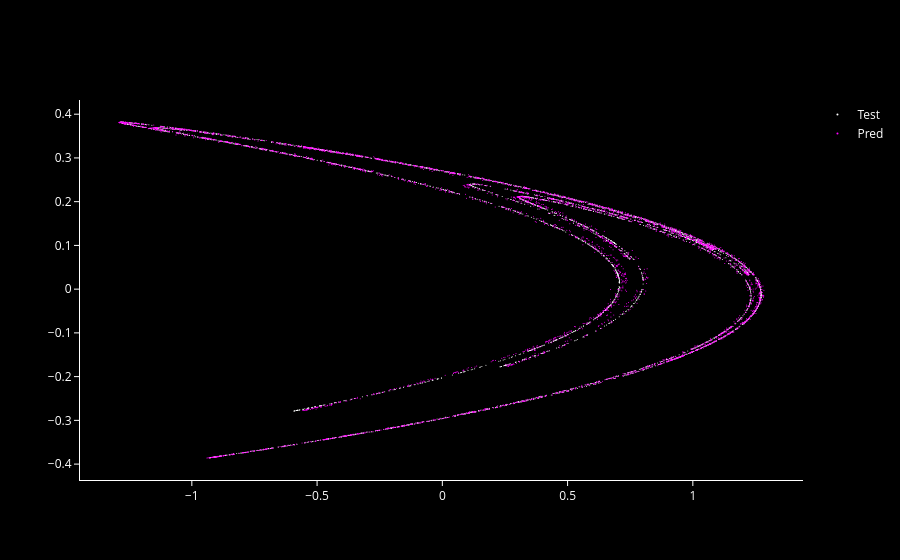
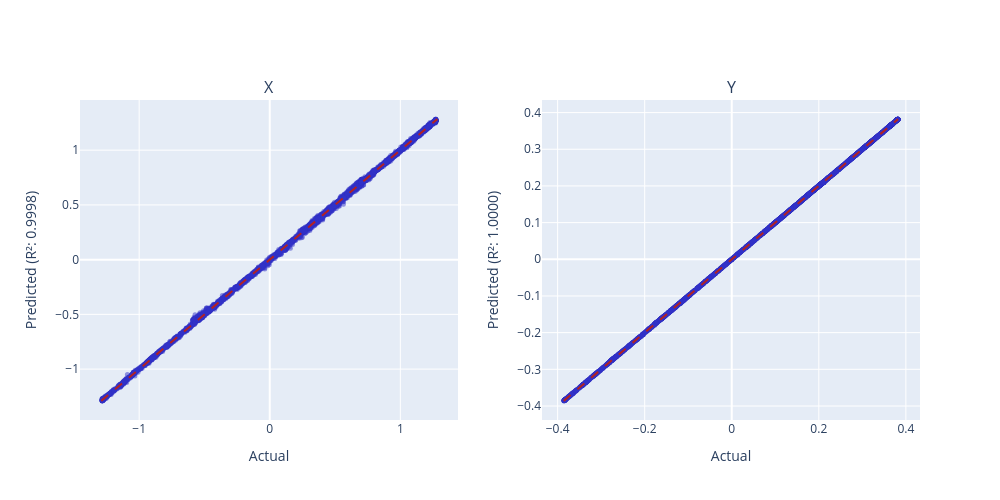

The notebook cell these images were saved under, in order:
### Code cell
henon_plot([henon_dataset[-Y_pred.shape[0] :], Y_pred], ["Test", "Pred"]).show()
r_2_plots_grid(Y_test, Y_pred, ["X", "Y"]).show()

### Figure 1 — Plotly figure (JSON) as saved in the notebook; plotly's stock layout.template omitted (floating-point values rounded to 4 significant figures; data arrays with more than 128 entries replaced by an {"elided": "..."} marker saying what was removed)
{"data": [{"marker": {"color": "white", "size": 1}, "mode": "markers", "name": "Test", "type": "scatter", "x": {"elided": "4000 float values"}, "y": {"elided": "4000 float values"}}, {"marker": {"color": "magenta", "size": 1}, "mode": "markers", "name": "Pred", "type": "scatter", "x": {"elided": "4000 float values"}, "y": {"elided": "4000 float values"}}], "layout": {"font": {"color": "white"}, "paper_bgcolor": "black", "plot_bgcolor": "black", "xaxis": {"linecolor": "white", "showgrid": false, "tickcolor": "white", "ticks": "outside", "zeroline": false}, "yaxis": {"linecolor": "white", "showgrid": false, "tickcolor": "white", "ticks": "outside", "zeroline": false}}}

### Figure 2 — Plotly figure (JSON) as saved in the notebook; plotly's stock layout.template omitted (floating-point values rounded to 4 significant figures; data arrays with more than 128 entries replaced by an {"elided": "..."} marker saying what was removed)
{"data": [{"marker": {"color": "rgba(50, 50, 200, 0.5)", "size": 5}, "mode": "markers", "name": "Data", "type": "scatter", "x": {"elided": "4000 float values"}, "xaxis": "x", "y": {"elided": "4000 float values"}, "yaxis": "y"}, {"line": {"color": "firebrick", "dash": "dash"}, "mode": "lines", "name": "Ideal", "type": "scatter", "x": [-1.29, 1.284], "xaxis": "x", "y": [-1.29, 1.284], "yaxis": "y"}, {"marker": {"color": "rgba(50, 50, 200, 0.5)", "size": 5}, "mode": "markers", "name": "Data", "type": "scatter", "x": {"elided": "4000 float values"}, "xaxis": "x2", "y": {"elided": "4000 float values"}, "yaxis": "y2"}, {"line": {"color": "firebrick", "dash": "dash"}, "mode": "lines", "name": "Ideal", "type": "scatter", "x": [-0.3861, 0.3821], "xaxis": "x2", "y": [-0.3861, 0.3821], "yaxis": "y2"}], "layout": {"annotations": [{"font": {"size": 16}, "showarrow": false, "text": "X", "x": 0.225, "xanchor": "center", "xref": "paper", "y": 1, "yanchor": "bottom", "yref": "paper"}, {"font": {"size": 16}, "showarrow": false, "text": "Y", "x": 0.775, "xanchor": "center", "xref": "paper", "y": 1, "yanchor": "bottom", "yref": "paper"}], "height": 500, "showlegend": false, "width": 1000, "xaxis": {"anchor": "y", "domain": [0, 0.45], "title": {"text": "Actual"}}, "xaxis2": {"anchor": "y2", "domain": [0.55, 1], "title": {"text": "Actual"}}, "yaxis": {"anchor": "x", "domain": [0, 1], "title": {"text": "Predicted (R²: 0.9998)"}}, "yaxis2": {"anchor": "x2", "domain": [0, 1], "title": {"text": "Predicted (R²: 1.0000)"}}}}
